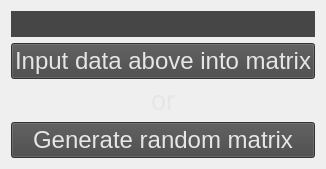
               <widget class="QFrame" name="frame_matrix_generation_adfgvx">
                <property name="maximumSize">
                 <size>
                  <width>16777215</width>
                  <height>175</height>
                 </size>
                </property>
                <layout class="QVBoxLayout" name="verticalLayout_5">
                 <item>
                  <widget class="QLineEdit" name="matrix_input_adfgvx">
                   <property name="font">
                    <font>
                     <pointsize>15</pointsize>
                    </font>
                   </property>
                   <property name="styleSheet">
                    <string notr="true">color: rgb(230, 230, 230);
background-color: rgb(70, 70, 70);
border: none;</string>
                   </property>
                   <property name="text">
                    <string/>
                   </property>
                   <property name="maxLength">
                    <number>36</number>
                   </property>
                   <property name="clearButtonEnabled">
                    <bool>true</bool>
                   </property>
                  </widget>
                 </item>
                 <item>
                  <widget class="QPushButton" name="button_input_matrix_adfgvx">
                   <property name="font">
                    <font>
                     <pointsize>18</pointsize>
                    </font>
                   </property>
                   <property name="styleSheet">
                    <string notr="true">color: rgb(230, 230, 230);
background-color: rgb(70, 70, 70);</string>
                   </property>
                   <property name="text">
                    <string>Input data above into matrix</string>
                   </property>
                   <property name="default">
                    <bool>false</bool>
                   </property>
                   <property name="flat">
                    <bool>false</bool>
                   </property>
                  </widget>
                 </item>
                 <item>
                  <widget class="QLabel" name="label_matrix_adfgvx_or">
                   <property name="maximumSize">
                    <size>
                     <width>16777215</width>
                     <height>16777215</height>
                    </size>
                   </property>
                   <property name="font">
                    <font>
                     <pointsize>20</pointsize>
                    </font>
                   </property>
                   <property name="styleSheet">
                    <string notr="true">color: rgb(230, 230, 230);</string>
                   </property>
                   <property name="text">
                    <string>or</string>
                   </property>
                   <property name="alignment">
                    <set>Qt::AlignCenter</set>
                   </property>
                  </widget>
                 </item>
                 <item>
                  <widget class="QPushButton" name="button_generate_matrix_adfgvx">
                   <property name="font">
                    <font>
                     <pointsize>18</pointsize>
                    </font>
                   </property>
                   <property name="styleSheet">
                    <string notr="true">color: rgb(230, 230, 230);
background-color: rgb(70, 70, 70);</string>
                   </property>
                   <property name="text">
                    <string>Generate random matrix</string>
                   </property>
                  </widget>
                 </item>
                </layout>
               </widget>
